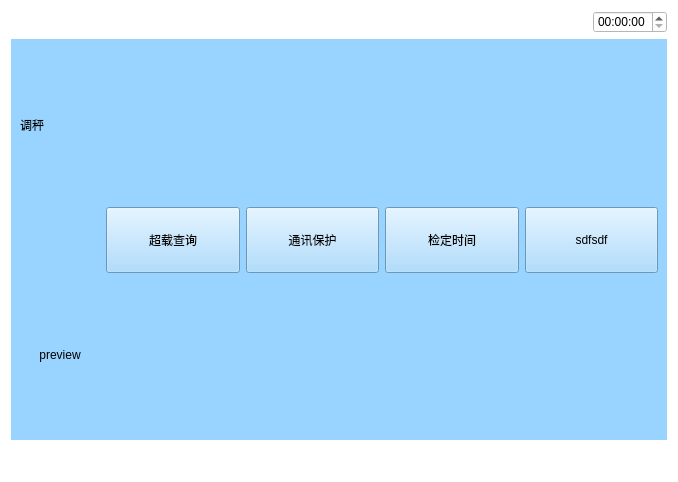
<?xml version="1.0" encoding="UTF-8"?>
<ui version="4.0">
 <class>Tiaochen_2</class>
 <widget class="QWidget" name="Tiaochen_2">
  <property name="geometry">
   <rect>
    <x>0</x>
    <y>0</y>
    <width>678</width>
    <height>482</height>
   </rect>
  </property>
  <property name="windowTitle">
   <string>Form</string>
  </property>
  <property name="styleSheet">
   <string notr="true">background-color: rgb(255, 255, 255);</string>
  </property>
  <layout class="QVBoxLayout" name="verticalLayout" stretch="1,5,1">
   <item>
    <layout class="QHBoxLayout" name="horizontalLayout_5">
     <item>
      <widget class="QPushButton" name="pushButton">
       <property name="text">
        <string/>
       </property>
       <property name="icon">
        <iconset resource="myimages.qrc">
         <normaloff>:/image/images/4g.png</normaloff>:/image/images/4g.png</iconset>
       </property>
       <property name="flat">
        <bool>true</bool>
       </property>
      </widget>
     </item>
     <item>
      <widget class="QPushButton" name="pushButton_2">
       <property name="text">
        <string/>
       </property>
       <property name="icon">
        <iconset resource="myimages.qrc">
         <normaloff>:/image/images/wireless.svg</normaloff>:/image/images/wireless.svg</iconset>
       </property>
       <property name="flat">
        <bool>true</bool>
       </property>
      </widget>
     </item>
     <item>
      <widget class="QPushButton" name="pushButton_3">
       <property name="text">
        <string/>
       </property>
       <property name="icon">
        <iconset resource="myimages.qrc">
         <normaloff>:/image/images/bl.svg</normaloff>:/image/images/bl.svg</iconset>
       </property>
       <property name="flat">
        <bool>true</bool>
       </property>
      </widget>
     </item>
     <item>
      <widget class="QPushButton" name="pushButton_4">
       <property name="text">
        <string/>
       </property>
       <property name="icon">
        <iconset resource="myimages.qrc">
         <normaloff>:/image/images/locate.svg</normaloff>:/image/images/locate.svg</iconset>
       </property>
       <property name="flat">
        <bool>true</bool>
       </property>
      </widget>
     </item>
     <item>
      <spacer name="horizontalSpacer_4">
       <property name="orientation">
        <enum>Qt::Horizontal</enum>
       </property>
       <property name="sizeHint" stdset="0">
        <size>
         <width>40</width>
         <height>20</height>
        </size>
       </property>
      </spacer>
     </item>
     <item>
      <widget class="QTimeEdit" name="timeEdit_2"/>
     </item>
    </layout>
   </item>
   <item>
    <widget class="QWidget" name="widget" native="true">
     <property name="sizePolicy">
      <sizepolicy hsizetype="Preferred" vsizetype="Preferred">
       <horstretch>0</horstretch>
       <verstretch>0</verstretch>
      </sizepolicy>
     </property>
     <property name="contextMenuPolicy">
      <enum>Qt::DefaultContextMenu</enum>
     </property>
     <property name="styleSheet">
      <string notr="true">background-color: rgb(153, 211, 255);</string>
     </property>
     <layout class="QGridLayout" name="gridLayout" columnstretch="1,2,2,2,2">
      <item row="1" column="2">
       <widget class="QPushButton" name="communication">
        <property name="minimumSize">
         <size>
          <width>66</width>
          <height>66</height>
         </size>
        </property>
        <property name="text">
         <string>通讯保护</string>
        </property>
       </widget>
      </item>
      <item row="1" column="4">
       <widget class="QPushButton" name="balanceValue">
        <property name="minimumSize">
         <size>
          <width>66</width>
          <height>66</height>
         </size>
        </property>
        <property name="text">
         <string>sdfsdf</string>
        </property>
       </widget>
      </item>
      <item row="1" column="3">
       <widget class="QPushButton" name="check">
        <property name="minimumSize">
         <size>
          <width>66</width>
          <height>66</height>
         </size>
        </property>
        <property name="text">
         <string>检定时间</string>
        </property>
       </widget>
      </item>
      <item row="1" column="1">
       <widget class="QPushButton" name="overload">
        <property name="minimumSize">
         <size>
          <width>66</width>
          <height>66</height>
         </size>
        </property>
        <property name="text">
         <string>超载查询</string>
        </property>
       </widget>
      </item>
      <item row="0" column="0">
       <widget class="QLabel" name="label">
        <property name="text">
         <string>调秤</string>
        </property>
       </widget>
      </item>
      <item row="2" column="0">
       <widget class="QPushButton" name="preview">
        <property name="sizePolicy">
         <sizepolicy hsizetype="Minimum" vsizetype="Minimum">
          <horstretch>0</horstretch>
          <verstretch>0</verstretch>
         </sizepolicy>
        </property>
        <property name="text">
         <string>preview</string>
        </property>
        <property name="flat">
         <bool>true</bool>
        </property>
       </widget>
      </item>
     </layout>
    </widget>
   </item>
   <item>
    <layout class="QHBoxLayout" name="horizontalLayout_2">
     <item>
      <widget class="QPushButton" name="returnIndex_2">
       <property name="font">
        <font>
         <family>AR PL UMing TW MBE</family>
        </font>
       </property>
       <property name="styleSheet">
        <string notr="true">border-image: url(:/image/images/index.svg);</string>
       </property>
       <property name="text">
        <string/>
       </property>
       <property name="icon">
        <iconset resource="myimages.qrc">
         <normaloff>:/image/images/index.svg</normaloff>:/image/images/index.svg</iconset>
       </property>
       <property name="iconSize">
        <size>
         <width>40</width>
         <height>40</height>
        </size>
       </property>
       <property name="flat">
        <bool>true</bool>
       </property>
      </widget>
     </item>
     <item>
      <spacer name="horizontalSpacer_3">
       <property name="orientation">
        <enum>Qt::Horizontal</enum>
       </property>
       <property name="sizeHint" stdset="0">
        <size>
         <width>40</width>
         <height>20</height>
        </size>
       </property>
      </spacer>
     </item>
     <item>
      <widget class="QPushButton" name="returnPage_2">
       <property name="text">
        <string/>
       </property>
       <property name="icon">
        <iconset resource="myimages.qrc">
         <normaloff>:/image/images/shangyiye.svg</normaloff>:/image/images/shangyiye.svg</iconset>
       </property>
       <property name="iconSize">
        <size>
         <width>40</width>
         <height>40</height>
        </size>
       </property>
       <property name="flat">
        <bool>true</bool>
       </property>
      </widget>
     </item>
    </layout>
   </item>
  </layout>
 </widget>
 <resources>
  <include location="myimages.qrc"/>
 </resources>
 <connections/>
</ui>
